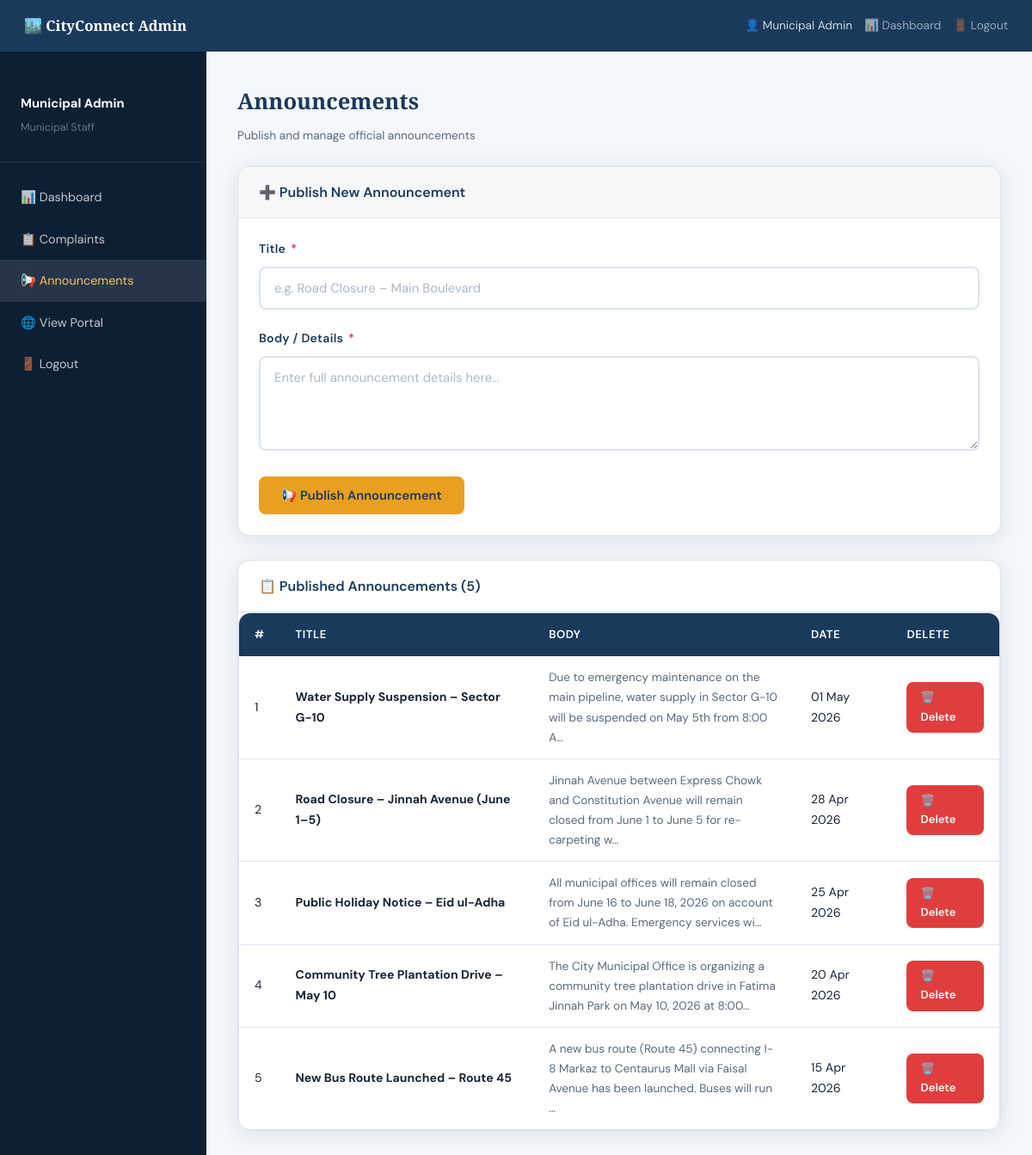
The page /admin/announcements.php (signed in) on the database its author committed.
### tables this page shows
CREATE TABLE IF NOT EXISTS announcements (
    id    INT AUTO_INCREMENT PRIMARY KEY,
    title VARCHAR(255) NOT NULL,
    body  TEXT         NOT NULL,
    date  DATE         NOT NULL DEFAULT (CURRENT_DATE)
);

### php/config.php (called while the page is built, shortened)
<?php
function e(string $str): string {
    return htmlspecialchars($str, ENT_QUOTES, 'UTF-8');
}
function fdate(string $date): string {
    return date('d M Y', strtotime($date));
}

### admin/announcements.php (the view, shortened to what this page needs)
<?php
require_once '../php/config.php';
$db = getDB();
$anns = $db->query("SELECT * FROM announcements ORDER BY date DESC");
?>
<!DOCTYPE html>
<html lang="en">
<head>
  <link rel="stylesheet" href="../css/style.css">
</head>
<body>
<div class="admin-header">
  <strong>🏙️ CityConnect Admin</strong>
  <div class="right">
    <span>👤 <?= e($_SESSION['admin_name'] ?? 'Admin') ?></span>
    <a href="dashboard.php">📊 Dashboard</a>
    <a href="logout.php">🚪 Logout</a>
  </div>
</div>
<div class="admin-layout">
  <aside class="admin-sidebar">
    <div class="sidebar-user">
      <strong><?= e($_SESSION['admin_name'] ?? 'Admin') ?></strong>
      <span>Municipal Staff</span>
    </div>
    <ul class="sidebar-nav">
      <li><a href="dashboard.php">📊 Dashboard</a></li>
      <li><a href="complaints.php">📋 Complaints</a></li>
      <li><a href="announcements.php" class="active">📢 Announcements</a></li>
      <li><a href="../index.php" target="_blank">🌐 View Portal</a></li>
      <li><a href="logout.php">🚪 Logout</a></li>
    </ul>
  </aside>
  <main class="admin-content">
    <h1 style="font-family:'Playfair Display',serif;color:var(--primary);font-size:1.6rem;margin-bottom:6px">Announcements</h1>
    <p style="color:var(--text-muted);font-size:0.85rem;margin-bottom:24px">Publish and manage official announcements</p>
    <div class="card" style="margin-bottom:28px">
      <div class="card-header-bar" style="background:rgba(26,58,92,0.04)">➕ Publish New Announcement</div>
      <form method="POST" action="announcements.php" style="padding:24px">
        <div class="form-group">
          <label class="form-label">Title <span class="required">*</span></label>
          <input type="text" name="ann_title" class="form-control" placeholder="e.g. Road Closure – Main Boulevard" required>
        </div>
        <div class="form-group">
          <label class="form-label">Body / Details <span class="required">*</span></label>
          <textarea name="ann_body" class="form-control" rows="4" placeholder="Enter full announcement details here…" required></textarea>
        </div>
        <button type="submit" name="add_ann" class="btn btn-accent">📢 Publish Announcement</button>
      </form>
    </div>
    <div class="card">
      <div class="card-header-bar">📋 Published Announcements (<?= $anns->num_rows ?>)</div>
      <?php if ($anns->num_rows === 0): ?>
        <div style="padding:36px;text-align:center;color:var(--text-muted)">No announcements published yet.</div>
      <?php else: ?>
        <div class="table-wrap">
          <table>
            <thead>
              <tr><th>#</th><th>Title</th><th>Body</th><th>Date</th><th>Delete</th></tr>
            </thead>
            <tbody>
              <?php while ($a = $anns->fetch_assoc()): ?>
                <tr>
                  <td><?= $a['id'] ?></td>
                  <td><strong><?= e($a['title']) ?></strong></td>
                  <td style="max-width:340px;color:var(--text-muted);font-size:0.85rem">
                    <?= e(mb_strimwidth($a['body'], 0, 120, '…')) ?>
                  </td>
                  <td><?= fdate($a['date']) ?></td>
                  <td>
                    <a href="?delete=<?= $a['id'] ?>"
                       class="btn btn-sm btn-danger"
                       onclick="return confirm('Delete this announcement?')">🗑️ Delete</a>
                  </td>
                </tr>
              <?php endwhile; ?>
            </tbody>
          </table>
        </div>
      <?php endif; ?>
    </div>
  </main>
</div>
</body>
</html>

### css/style.css (style rules this page uses)
:root { --primary: #1a3a5c; --primary-light: #245080; --accent: #e8a020; --accent-light: #f5c060; --bg: #f4f7fb; --bg-dark: #0d1f33; --card: #ffffff; --text: #1a2535; --text-muted: #5a6a7e; --border: #dde4ef; --success: #22a96e; --danger: #e03e3e; --warning: #e8a020; --info: #2f7cc1; --shadow: 0 4px 24px rgba(26,58,92,0.10); --shadow-lg: 0 12px 48px rgba(26,58,92,0.18); --radius: 14px; --radius-sm: 8px; }
*, *::before, *::after { box-sizing: border-box; margin: 0; padding: 0; }
html { scroll-behavior: smooth; }
body { font-family: 'DM Sans', sans-serif; background: var(--bg); color: var(--text); line-height: 1.7; min-height: 100vh; }
a { color: inherit; text-decoration: none; }
.card { background: var(--card); border-radius: var(--radius); box-shadow: var(--shadow); border: 1px solid var(--border); overflow: hidden; transition: transform 0.25s, box-shadow 0.25s; }
.card-header-bar { padding: 16px 24px; border-bottom: 1px solid var(--border); display: flex; align-items: center; gap: 10px; font-weight: 600; color: var(--primary); }
.btn { display: inline-flex; align-items: center; gap: 8px; padding: 12px 26px; border-radius: var(--radius-sm); font-family: 'DM Sans', sans-serif; font-size: 0.92rem; font-weight: 600; border: none; cursor: pointer; transition: all 0.22s; text-decoration: none; }
.btn-accent { background: var(--accent); color: var(--primary); }
.btn-sm { padding: 7px 16px; font-size: 0.82rem; }
.btn-danger { background: var(--danger); color: #fff; }
.form-group { margin-bottom: 22px; }
.form-label { display: block; font-weight: 600; font-size: 0.88rem; color: var(--primary); margin-bottom: 8px; letter-spacing: 0.02em; }
.form-label .required { color: var(--danger); margin-left: 2px; }
.form-control { width: 100%; padding: 13px 16px; border: 2px solid var(--border); border-radius: var(--radius-sm); font-family: 'DM Sans', sans-serif; font-size: 0.93rem; color: var(--text); background: #fff; transition: border-color 0.2s, box-shadow 0.2s; outline: none; }
.form-control::placeholder { color: #adb8c8; }
textarea.form-control { resize: vertical; min-height: 110px; }
.table-wrap { overflow-x: auto; border-radius: var(--radius); border: 1px solid var(--border); }
table { width: 100%; border-collapse: collapse; font-size: 0.88rem; }
thead th { background: var(--primary); color: #fff; padding: 14px 18px; text-align: left; font-weight: 600; font-size: 0.82rem; letter-spacing: 0.04em; text-transform: uppercase; white-space: nowrap; }
tbody tr { border-bottom: 1px solid var(--border); transition: background 0.15s; }
tbody td { padding: 13px 18px; vertical-align: middle; }
tbody tr:last-child { border-bottom: none; }
.admin-layout { display: grid; grid-template-columns: 240px 1fr; min-height: calc(100vh - 68px); }
.admin-sidebar { background: var(--bg-dark); padding: 28px 0; color: rgba(255,255,255,0.75); }
.sidebar-nav { list-style: none; }
.sidebar-nav li a { display: flex; align-items: center; gap: 12px; padding: 12px 24px; font-size: 0.9rem; transition: all 0.2s; }
.sidebar-nav li a:hover, .sidebar-nav li a.active { background: rgba(255,255,255,0.1); color: var(--accent-light); }
.sidebar-user { padding: 20px 24px 28px; border-bottom: 1px solid rgba(255,255,255,0.1); margin-bottom: 16px; }
.sidebar-user strong { display: block; font-size: 0.92rem; color: #fff; }
.sidebar-user span { font-size: 0.78rem; opacity: 0.5; }
.admin-content { padding: 36px; background: var(--bg); }

### admin/announcements.php (style rules this page uses)
body { margin: 0; }
.admin-header { background:var(--primary);color:#fff;padding:0 28px;height:60px;display:flex;align-items:center;justify-content:space-between;position:sticky;top:0;z-index:100; }
.admin-header strong { font-family:'Playfair Display',serif;font-size:1.05rem; }
.admin-header .right { display:flex;align-items:center;gap:14px;font-size:0.85rem;opacity:0.8; }
.admin-header .right a { color:#fff;opacity:0.7; }

### rows shown on the page
announcements: id "1", title "Water Supply Suspension – Sector G-10", body "Due to emergency maintenance on the main pipeline, water supply in Sector G-10 will be suspended on May 5th from 8:00 A…", date "01 May 2026"
announcements: id "2", title "Road Closure – Jinnah Avenue (June 1–5)", body "Jinnah Avenue between Express Chowk and Constitution Avenue will remain closed from June 1 to June 5 for re-carpeting w…", date "28 Apr 2026"
announcements: id "3", title "Public Holiday Notice – Eid ul-Adha", body "All municipal offices will remain closed from June 16 to June 18, 2026 on account of Eid ul-Adha. Emergency services wi…", date "25 Apr 2026"
announcements: id "4", title "Community Tree Plantation Drive – May 10", body "The City Municipal Office is organizing a community tree plantation drive in Fatima Jinnah Park on May 10, 2026 at 8:00…", date "20 Apr 2026"
announcements: id "5", title "New Bus Route Launched – Route 45", body "A new bus route (Route 45) connecting I-8 Markaz to Centaurus Mall via Faisal Avenue has been launched. Buses will run …", date "15 Apr 2026"

### other values the page prints
$_SESSION['admin_name'] "Municipal Admin"
$anns->num_rows "5"
